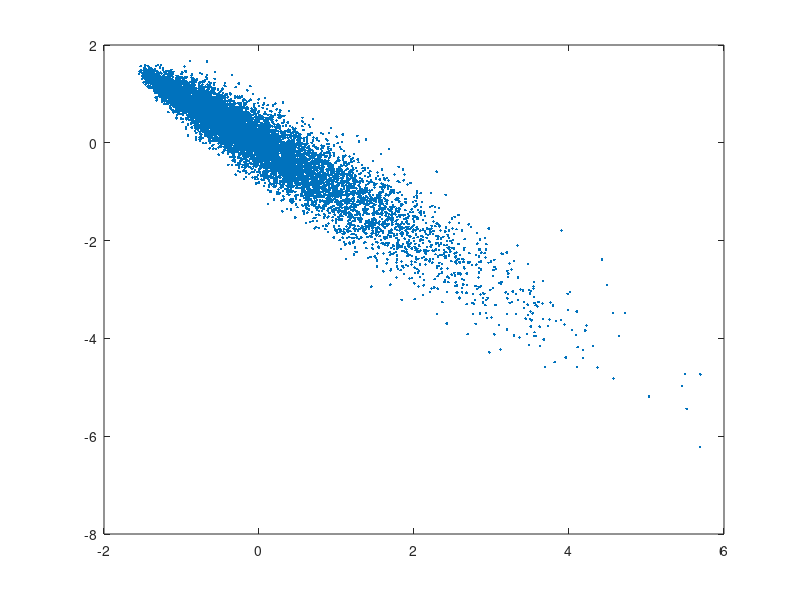

The MATLAB script that drew this image: (Note: this script raises an error after producing the figure.)
% this script computes the location-dispersion ellipsoid of the 
% normalized (unit variance, zero expectation) first diagonal and
% off-diagonal elements of a 2x2 Wishart distribution
% see "Risk and Asset Allocation"-Springer (2005), by A. Meucci

clear;  close all;  clc;

%%%%%%%%%%%%%%%%%%%%%%%%%%%%%%%%%%%%%%%%%%%%%%%%%%%%%%%%%%%%%%%%%%%%%%%%%%%%%%%%%%%%%%%%%%%%%%%%%%%%%%%%%%%%%%%%%%%
s=[1 1];
r=-0.9;
nu=5;
Num_Simluations=10000;

%%%%%%%%%%%%%%%%%%%%%%%%%%%%%%%%%%%%%%%%%%%%%%%%%%%%%%%%%%%%%%%%%%%%%%%%%%%%%%%%%%%%%%%%%%%%%%%%%%%%%%%%%%%%%%%%%%%
Sigma=diag(s)*[1 r;r 1]*diag(s);

W_xx=[]; W_yy=[]; W_xy=[];
Vec_W=[];
Dets=[];
Traces=[];
for j=1:Num_Simluations
  X = mvnrnd(zeros(2,1),Sigma,nu);
  W = X'*X;
 
  Dets=[Dets det(W)];
  Traces=[Traces trace(W)];
  
  W_xx=[W_xx
    W(1,1)];
  W_yy=[W_yy
    W(2,2)];
  W_xy=[W_xy
    W(1,2)];

  Vec_W=[Vec_W
      reshape(W,1,4)];
end

% compute expected values of W_xx and W_xy, see (2.227) in "Risk and Asset Allocation - Springer
E_xx=nu*Sigma(1,1);
E_xy=nu*Sigma(1,2);

% compute covariance matrix of W_xx and W_xy, see (2.228) in "Risk and Asset Allocation - Springer
m=1;n=1;p=1;q=1;
var_Wxx=nu*(Sigma(m,p)*Sigma(n,q)+Sigma(m,q)*Sigma(n,p));
m=1;n=2;p=1;q=2;
var_Wxy=nu*(Sigma(m,p)*Sigma(n,q)+Sigma(m,q)*Sigma(n,p));
m=1;n=1;p=1;q=2;
cov_Wxx_Wxy=nu*(Sigma(m,p)*Sigma(n,q)+Sigma(m,q)*Sigma(n,p));

S_xx_xy=[var_Wxx cov_Wxx_Wxy 
    cov_Wxx_Wxy var_Wxy];

% compute X_1 and X_2, i.e. normalized version of W_xx and W_xy
X_1=(W_xx-E_xx)/sqrt(var_Wxx);
X_2=(W_xy-E_xy)/sqrt(var_Wxy);
X=[X_1 X_2];

% compute expected value and covariance of X_1 and X_2
E=[0 
    0];
E_hat=mean(X)'

S=diag(1./[sqrt(var_Wxx) sqrt(var_Wxy)]) *  S_xx_xy   * diag(1./[sqrt(var_Wxx) sqrt(var_Wxy)])
S_hat=cov(X)

figure
plot(X_1,X_2,'.')
Scale=1;
PlotEigVectors=1;
PlotSquare=0;
TwoDimEllipsoid(E,S,Scale,PlotEigVectors,PlotSquare)
xlabel('X_1')
ylabel('X_2')